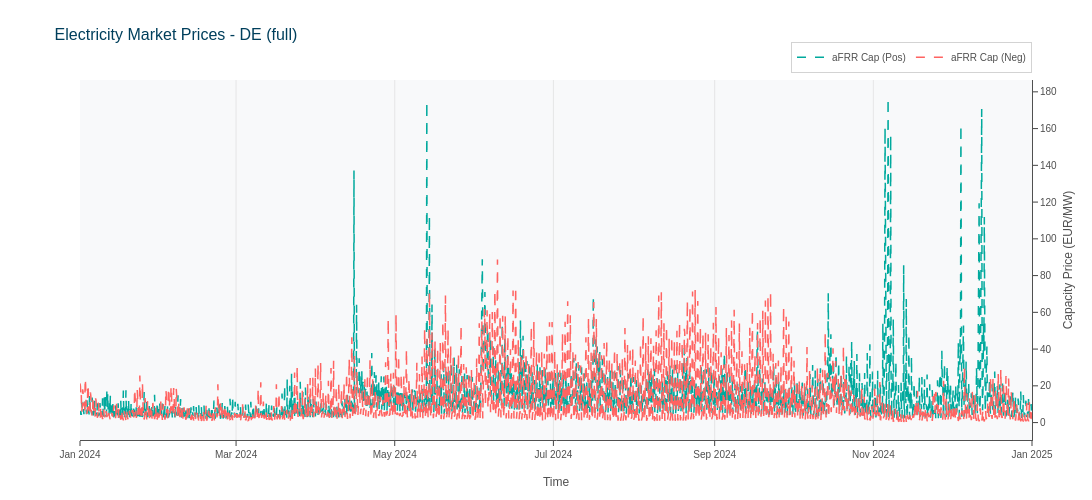

Notebook source saved alongside this figure:
### Markdown cell above
# NEW: Multi-Market Distribution Comparison (2x2 Grid)
fig1 = plot_all_markets_distribution(tables, countries=['DE', 'AT', 'CH'])
fig1.show()
import importlib

# Remove from cache
if 'py_script.data.visualize_market_data' in sys.modules:
    del sys.modules['py_script.data.visualize_market_data']
if 'py_script.data.load_process_market_data' in sys.modules:
    del sys.modules['py_script.data.load_process_market_data']

# Reimport
from py_script.data.visualize_market_data import plot_all_markets_distribution

# Test the fixed function
fig1 = plot_all_markets_distribution(tables, countries=['DE', 'AT', 'CH'])
fig1.show()rtlib
if 'py_script.data.visualize_market_data' in sys.modules:
    import py_script.data.visualize_market_data
    importlib.reload(py_script.data.visualize_market_data)
    from py_script.data.visualize_market_data import plot_all_markets_distribution

# Test the fixed function
fig1 = plot_all_markets_distribution(tables, countries=['DE', 'AT', 'CH'])
fig1.show()

### Code cell
# Germany price time series (full year)
country_name = 'DE'
market_type = 'afrr_capacity' # also 'fcr', 'afrr_capacity', 'afrr_energy' or 'day_ahead'

fig = plot_price_time_series_mckinsey(
    tables, 
    country=country_name, 
    time_range='full',
    markets=[market_type]  # Only day-ahead for clarity
)
fig.update_layout(width=1200, height=500)
fig.show()

### Figure 1 — Plotly figure (JSON) as saved in the notebook; plotly's stock layout.template omitted (floating-point values rounded to 4 significant figures; data arrays with more than 128 entries replaced by an {"elided": "..."} marker saying what was removed)
{"data": [{"hovertemplate": "%{y:.2f} EUR/MW<extra></extra>", "line": {"color": "#00a99d", "dash": "dash", "width": 1.5}, "mode": "lines", "name": "aFRR Cap (Pos)", "type": "scatter", "x": {"elided": "2197 str values"}, "y": {"elided": "2197 float values"}, "yaxis": "y2"}, {"hovertemplate": "%{y:.2f} EUR/MW<extra></extra>", "line": {"color": "#ff6361", "dash": "dash", "width": 1.5}, "mode": "lines", "name": "aFRR Cap (Neg)", "type": "scatter", "x": {"elided": "2197 str values"}, "y": {"elided": "2197 float values"}, "yaxis": "y2"}], "layout": {"height": 500, "hovermode": "x unified", "legend": {"orientation": "h", "x": 1, "xanchor": "right", "y": 1.02, "yanchor": "bottom"}, "title": {"text": "Electricity Market Prices - DE (full)"}, "width": 1200, "xaxis": {"title": {"text": "Time"}}, "yaxis": {"title": {"text": "Energy Price (EUR/MWh)"}}, "yaxis2": {"overlaying": "y", "showgrid": false, "side": "right", "title": {"text": "Capacity Price (EUR/MW)"}}}}
